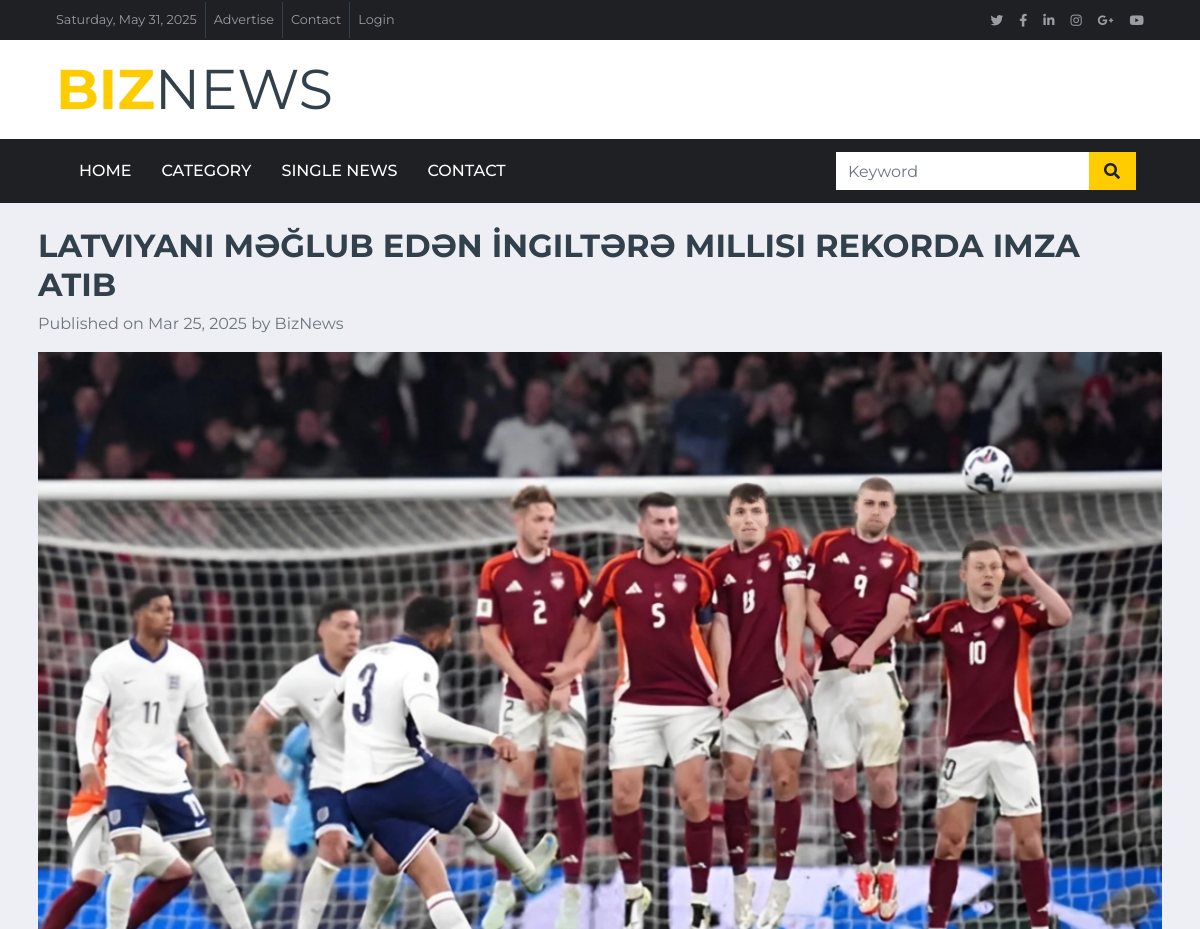
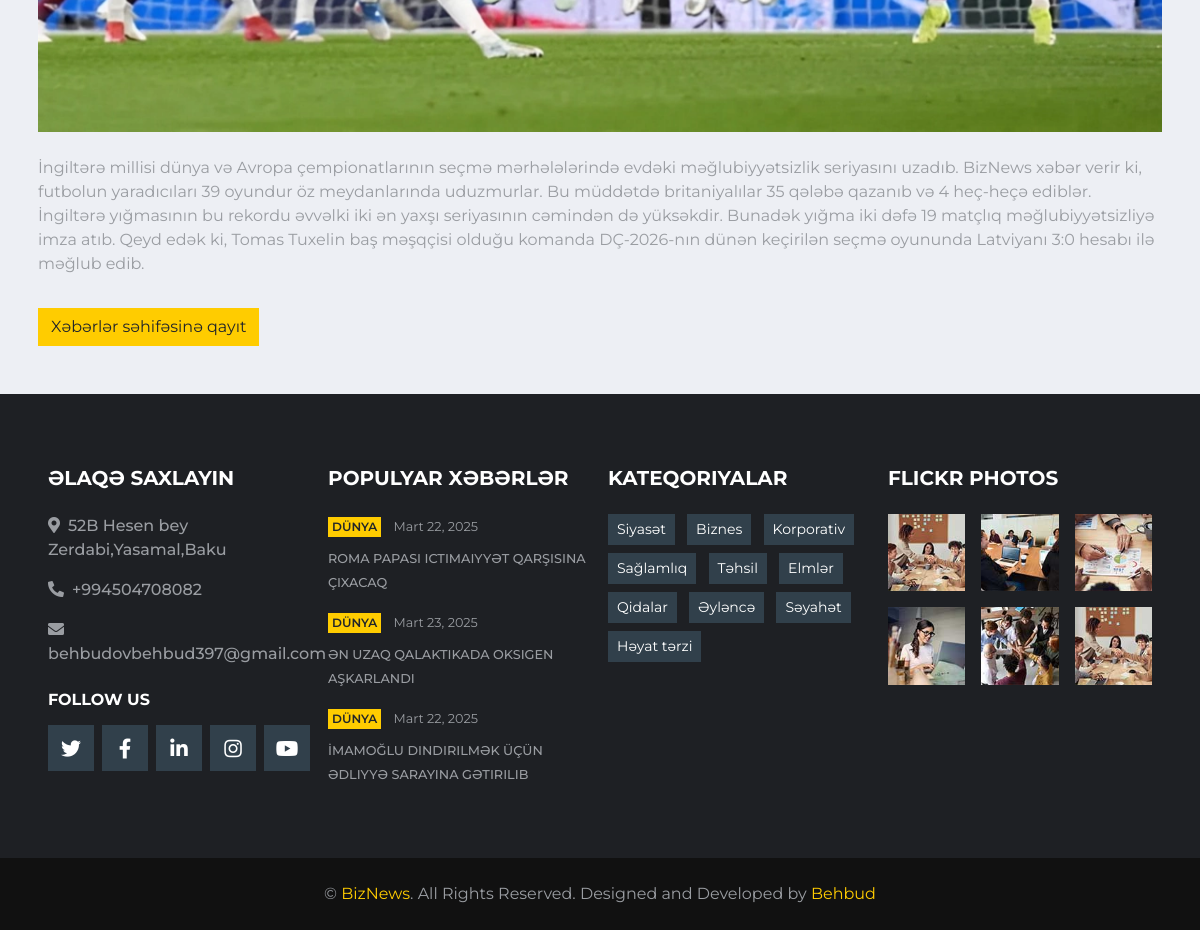
Screenshot of /news/2/ with the database file from the repository (2 pictures, top to bottom).
### core/models.py (models this page shows, shortened)
class News(models.Model):
    CATEGORY_CHOICES = (
        ('biznes', 'Biznes'),
        ('idman', 'Idman'),
        ('texnologiya', 'Texnologiya'),
        ('əyləncə', 'Əyləncə'),
        ('həyat tərzi','Həyat tərzi'),
        ('qida','Qida'),
        ('elmlər','Elmlər'),
        ('təhsil','Təhsil'),
        ('sağlamlıq','Sağlamlıq'),
        ('korporativ','Korporativ'),
        ('siyasət','Siyasət'),
        ('din','Din'),
        ('cəmiyyət','Cəmiyyət')
    )
    title = models.CharField(max_length=255)
    category = models.CharField(max_length=20, choices=CATEGORY_CHOICES)
    image = models.ImageField(upload_to='news_images/')
    content = models.TextField()
    author = models.CharField(max_length=100)
    created_at = models.DateTimeField(auto_now_add=True)

class SiteSettings(models.Model):
    location = models.CharField(max_length=255)
    phone = models.CharField(max_length=20)
    email = models.EmailField()

### core/views.py (the view)
# urls.py: path('news/<int:pk>/', news_detail, name='news_detail'),
def news_detail(request, pk):
    article = get_object_or_404(News, pk=pk)
    return render(request, 'news_detail.html', {'article': article})

### core/context_processors.py (called while the page is built)
def social_media_links(request):
    return{
        'facebook' : getattr(settings, 'FACEBOOK_URL', '#'),
        'twitter': getattr(settings, 'TWITTER_URL', '#'),
        'linkedin': getattr(settings, 'LINKEDIN_URL', '#'),
        'instagram': getattr(settings, 'INSTAGRAM_URL', '#'),
        'youtube': getattr(settings, 'YOUTUBE_URL', '#'),
        'google_plus': getattr(settings, 'GOOGLE_PLUS_URL', '#'),
    }

def social_links(request):
    return {
        "SOCIAL_LINKS": [
            {"name": "Facebook", "url": "#", "icon": "fab fa-facebook-f", "color": "#39569E", "followers": "12,346 Fans"},
            {"name": "Twitter", "url": "#", "icon": "fab fa-twitter", "color": "#52AAF4", "followers": "12,345 Followers"},
            {"name": "LinkedIn", "url": "#", "icon": "fab fa-linkedin-in", "color": "#0185AE", "followers": "12,345 Connects"},
            {"name": "Instagram", "url": "#", "icon": "fab fa-instagram", "color": "#C8359D", "followers": "12,345 Followers"},
            {"name": "YouTube", "url": "#", "icon": "fab fa-youtube", "color": "#DC472E", "followers": "12,345 Subscribers"},
            {"name": "Vimeo", "url": "#", "icon": "fab fa-vimeo-v", "color": "#055570", "followers": "12,345 Followers"},
        ]
    }

def categories_list(request):
    return{
        "CATEGORIES": [
            "Siyasət", "Biznes", "Korporativ", "Sağlamlıq", "Təhsil",
            "Elmlər", "Qidalar", "Əyləncə", "Səyahət", "Həyat tərzi"
        ]
    }

def site_settings(request):
    settings = SiteSettings.objects.first()  # İlk sətiri götür
    return {
        'site_settings': settings
    }

def current_date(request):
    return {'current_date': timezone.now().strftime('%A, %B %d, %Y')}

### templates/news_detail.html
{% extends "base.html" %}
{% block content %}
<div class="container">
    <h2 class="text-uppercase font-weight-bold mt-4">{{ article.title }}</h2>
    <p class="text-muted">Published on {{ article.created_at|date:"M d, Y" }} by {{ article.author }}</p>
    <img class="img-fluid w-100 mb-4" src="{{ article.image.url }}" alt="{{ article.title }}">
    <p>{{ article.content }}</p>
    <a href="{% url 'core:read_more_news' %}" class="btn btn-primary mt-3">Xəbərlər səhifəsinə qayıt</a>
</div>
{% endblock %}

### templates/base.html (shortened to what this page needs)
<!DOCTYPE html>
{% load static %}
<html lang="en">
<head>
    <link href="https://cdnjs.cloudflare.com/ajax/libs/font-awesome/5.15.0/css/all.min.css" rel="stylesheet">
    <link href="{% static 'base_site/lib/owlcarousel/assets/owl.carousel.min.css' %}" rel="stylesheet">
    <link href="{% static 'base_site/css/style.css' %}" rel="stylesheet">
</head>
<body>
    <div class="container-fluid d-none d-lg-block">
        <div class="row align-items-center bg-dark px-lg-5">
            <div class="col-lg-9">
                <nav class="navbar navbar-expand-sm bg-dark p-0">
                    <ul class="navbar-nav ml-n2">
                        <li class="nav-item border-right border-secondary">
                            <a class="nav-link text-body small" href="#">
                                {{ current_date }}
                            </a>
                        </li>
                        <li class="nav-item border-right border-secondary">
                            <a class="nav-link text-body small" href="#">Advertise</a>
                        </li>
                        <li class="nav-item border-right border-secondary">
                            <a class="nav-link text-body small" href="{% url 'core:contact' %}">Contact</a>
                        </li>
                        <li class="nav-item">
                            <a class="nav-link text-body small" href="#">Login</a>
                        </li>
                    </ul>
                </nav>
            </div>
            <div class="col-lg-3 text-right d-none d-md-block">
                <nav class="navbar navbar-expand-sm bg-dark p-0">
                    <ul class="navbar-nav ml-auto mr-n2">
                        <li class="nav-item">
                            <a class="nav-link text-body" href="{{ twitter }}" target="_blank" {{ twitter }}><small class="fab fa-twitter"></small></a>
                        </li>
                        <li class="nav-item">
                            <a class="nav-link text-body" href="{{ facebook }}" target="_blank" {{ facebook }}><small class="fab fa-facebook-f"></small></a>
                        </li>
                        <li class="nav-item">
                            <a class="nav-link text-body" href="{{ linkedin }}" target="_blank" {{ linkedin }}><small class="fab fa-linkedin-in"></small></a>
                        </li>
                        <li class="nav-item">
                            <a class="nav-link text-body" href="{{ instagram }}" target="_blank" {{ instagram }}><small class="fab fa-instagram"></small></a>
                        </li>
                        <li class="nav-item">
                            <a class="nav-link text-body" href="{{google_plus}}" target="_blank" {{ google_plus }} ><small class="fab fa-google-plus-g"></small></a>
                        </li>
                        <li class="nav-item">
                            <a class="nav-link text-body" href="{{ youtube }}" target="_blank" {{ youtube }}><small class="fab fa-youtube"></small></a>
                        </li>
                    </ul>
                </nav>
            </div>
        </div>
        <div class="row align-items-center bg-white py-3 px-lg-5">
            <div class="col-lg-4">
                <a href="{% url 'core:home' %" class="navbar-brand p-0 d-none d-lg-block">
                    <h1 class="m-0 display-4 text-uppercase text-primary">Biz<span class="text-secondary font-weight-normal">News</span></h1>
                </a>
            </div>
        </div>
    </div>
    <div class="container-fluid p-0">
        <nav class="navbar navbar-expand-lg bg-dark navbar-dark py-2 py-lg-0 px-lg-5">
            <div class="collapse navbar-collapse justify-content-between px-0 px-lg-3" id="navbarCollapse">
                <div class="navbar-nav mr-auto py-0">
                    <a class="nav-link {% if request.path == '/' %} active {% endif %}" href="{% url 'core:home'%}" class="nav-item nav-link active">Home</a>
                    <a class="nav-link {% if request.path == '/category/' %} active {% endif %}" href="{% url 'core:category'%}" class="nav-item nav-link">Category</a>
                    <a class="nav-link {% if request.path == '/single/' %} active {% endif %}"  href="{% url 'core:single'%}" class="nav-item nav-link">Single News</a>
                    <a class="nav-link {% if request.path == '/contact/' %} active {% endif %}" href="{%  url 'core:contact'%}" class="nav-item nav-link">Contact</a>
                </div>
                <div class="input-group ml-auto d-none d-lg-flex" style="width: 100%; max-width: 300px;">
                    <input type="text" class="form-control border-0" placeholder="Keyword">
                    <div class="input-group-append">
                        <button class="input-group-text bg-primary text-dark border-0 px-3"><i
                                class="fa fa-search"></i></button>
                    </div>
                </div>
            </div>
        </nav>
    </div>
    {% block content %}{% endblock %}
    <div class="container-fluid bg-dark pt-5 px-sm-3 px-md-5 mt-5">
        <div class="row py-4">
            <div class="col-lg-3 col-md-6 mb-5">
                <h5 class="mb-4 text-white text-uppercase font-weight-bold">Əlaqə Saxlayın</h5>
                <p class="font-weight-medium"><i class="fa fa-map-marker-alt mr-2"></i>{{ site_settings.location}}</p>
                <p class="font-weight-medium"><i class="fa fa-phone-alt mr-2"></i>{{ site_settings.phone }}</p>
                <p class="font-weight-medium"><i class="fa fa-envelope mr-2"></i>{{ site_settings.email}}</p>
                <h6 class="mt-4 mb-3 text-white text-uppercase font-weight-bold">Follow Us</h6>
                <div class="d-flex justify-content-start">
                    <a class="btn btn-lg btn-secondary btn-lg-square mr-2" href="{{ twitter }}" target="_blank" {{ twitter }}><i class="fab fa-twitter"></i></a>
                    <a class="btn btn-lg btn-secondary btn-lg-square mr-2" href="{{ facebook }}" target="_blank" {{ facebook }}><i class="fab fa-facebook-f"></i></a>
                    <a class="btn btn-lg btn-secondary btn-lg-square mr-2" href="{{ linkedin }}"target="_blank" {{ linkedin }}><i class="fab fa-linkedin-in"></i></a>
                    <a class="btn btn-lg btn-secondary btn-lg-square mr-2" href="{{ instagram }}" target="_blank" {{ instagram }}><i class="fab fa-instagram"></i></a>
                    <a class="btn btn-lg btn-secondary btn-lg-square" href="{{ youtube }}" target="_blank" {{ youtube }}><i class="fab fa-youtube"></i></a>
                </div>
            </div>
            <div class="col-lg-3 col-md-6 mb-5">
                <h5 class="mb-4 text-white text-uppercase font-weight-bold">Populyar Xəbərlər</h5>
                <div class="mb-3">
                    <div class="mb-2">
                        <a class="badge badge-primary text-uppercase font-weight-semi-bold p-1 mr-2" href="">Dünya</a>
                        <a class="text-body" href=""><small>Mart 22, 2025</small></a>
                    </div>
                    <a class="small text-body text-uppercase font-weight-medium" href="">	Roma Papası ictimaiyyət qarşısına çıxacaq</a>
                </div>
                <div class="mb-3">
                    <div class="mb-2">
                        <a class="badge badge-primary text-uppercase font-weight-semi-bold p-1 mr-2" href="">Dünya</a>
                        <a class="text-body" href=""><small>Mart 23, 2025</small></a>
                    </div>
                    <a class="small text-body text-uppercase font-weight-medium" href="">Ən uzaq qalaktikada oksigen aşkarlandı</a>
                </div>
                <div class="">
                    <div class="mb-2">
                        <a class="badge badge-primary text-uppercase font-weight-semi-bold p-1 mr-2" href="">Dünya</a>
                        <a class="text-body" href=""><small>Mart 22, 2025</small></a>
                    </div>
                    <a class="small text-body text-uppercase font-weight-medium" href="">İmamoğlu dindirilmək üçün Ədliyyə Sarayına gətirilib</a>
                </div>
            </div>
            <div class="col-lg-3 col-md-6 mb-5">
                <h5 class="mb-4 text-white text-uppercase font-weight-bold">Kateqoriyalar</h5>
                <div class="m-n1">
                    {% for category in CATEGORIES %}
                        <a href="{% url 'core:category' %}" class="btn btn-sm btn-secondary m-1">
                            {{ category }}
                        </a>
                    {% endfor %}
                </div>
            </div>
            <div class="col-lg-3 col-md-6 mb-5">
                <h5 class="mb-4 text-white text-uppercase font-weight-bold">Flickr Photos</h5>
                <div class="row">
                    <div class="col-4 mb-3">
                        <a href=""><img class="w-100" src="{% static 'base_site/img/news-110x110-1.jpg' %}" alt=""></a>
                    </div>
                    <div class="col-4 mb-3">
                        <a href=""><img class="w-100" src="{% static 'base_site/img/news-110x110-2.jpg' %}" alt=""></a>
                    </div>
                    <div class="col-4 mb-3">
                        <a href=""><img class="w-100" src="{% static 'base_site/img/news-110x110-3.jpg' %}" alt=""></a>
                    </div>
                    <div class="col-4 mb-3">
                        <a href=""><img class="w-100" src="{% static 'base_site/img/news-110x110-4.jpg' %}" alt=""></a>
                    </div>
                    <div class="col-4 mb-3">
                        <a href=""><img class="w-100" src="{% static 'base_site/img/news-110x110-5.jpg' %}" alt=""></a>
                    </div>
                    <div class="col-4 mb-3">
                        <a href=""><img class="w-100" src="{% static 'base_site/img/news-110x110-1.jpg' %}" alt=""></a>
                    </div>
                </div>
            </div>
        </div>
    </div>
    <div class="container-fluid py-4 px-sm-3 px-md-5" style="background: #111111;">
        <p class="m-0 text-center">&copy; <a href="#">BizNews</a>. All Rights Reserved.
		Designed and Developed by <a href="https://htmlcodex.com">Behbud</a></p>
    </div>
</body>
</html>

### rows the page displays
News: title "LATVIYANI MƏĞLUB EDƏN İNGILTƏRƏ MILLISI REKORDA IMZA ATIB", created_at "Mar 25, 2025", author "BizNews", image (picture), content "İngiltərə millisi dünya və Avropa çempionatlarının seçmə mərhələlərində evdəki məğlubiyyətsizlik seriyasını uzadıb. BizNews xəbər verir ki, futbolun yaradıcıları 39 oyundur öz meydanlarında uduzmurlar. Bu müddətdə britaniyalılar 35 qələbə qazanıb və 4 heç-heçə ediblər. İngiltərə yığmasının bu rekordu əvvəlki iki ən yaxşı seriyasının cəmindən də yüksəkdir. Bunadək yığma iki dəfə 19 matçlıq məğlubiyyətsizliyə imza atıb. Qeyd edək ki, Tomas Tuxelin baş məşqçisi olduğu komanda DÇ-2026-nın dünən keçirilən seçmə oyununda Latviyanı 3:0 hesabı ilə məğlub edib."
SiteSettings: location "52B Hesen bey Zerdabi,Yasamal,Baku", phone "+994504708082", email "behbudovbehbud397@gmail.com"

### other values shown
{{ category }} "Siyasət" "Biznes" "Korporativ" "Sağlamlıq" "Təhsil" "Elmlər" "Qidalar" "Əyləncə" "Səyahət" "Həyat tərzi"
